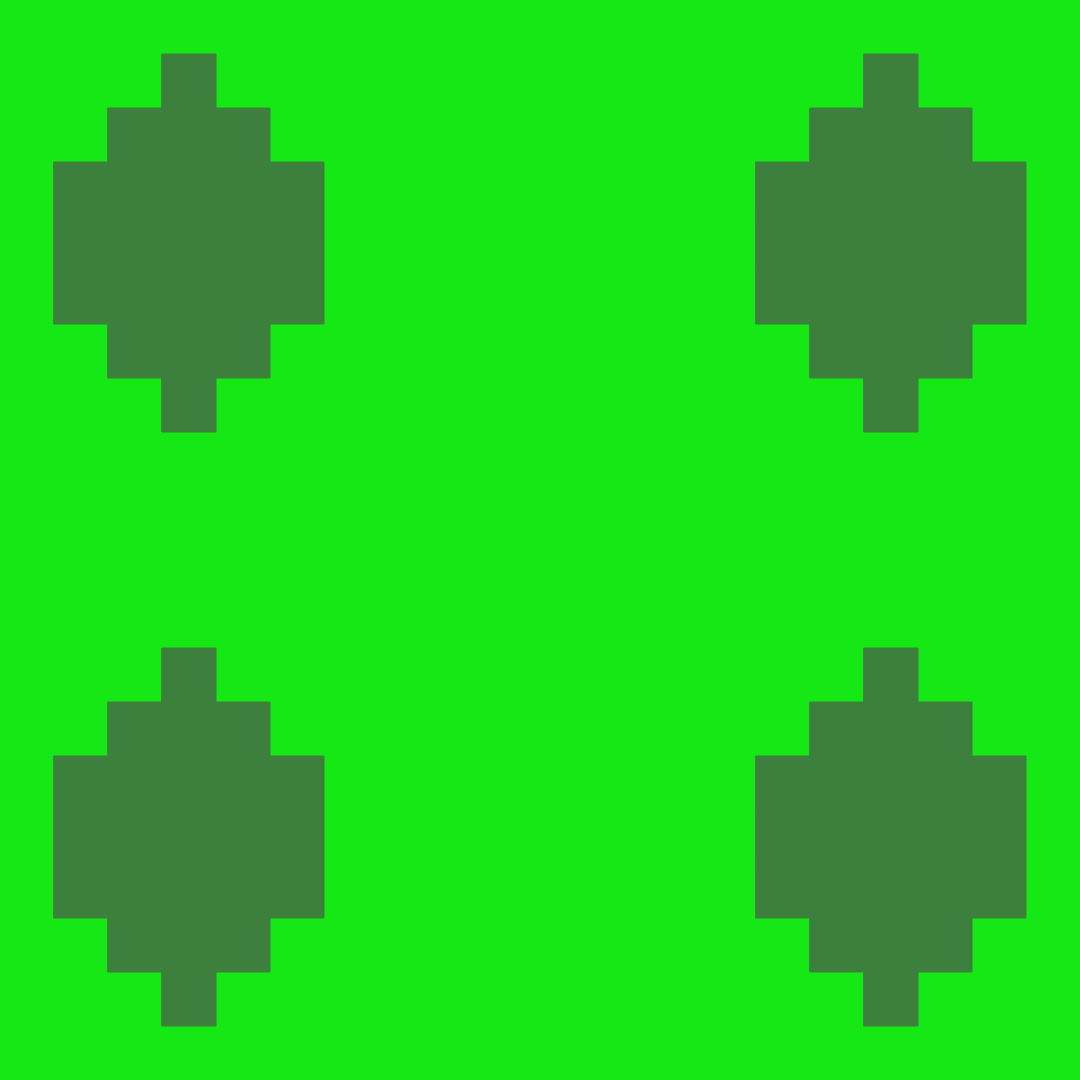
Frame 1 (no input)
Frame 60 (no input): identical to frame 1, image omitted
Frame 120 (the mouse pressed at the canvas centre since frame 60): identical to frame 1, image omitted

The p5.js sketch that drew this single still picture (run headless with seeded random() and noise() and a simulated clock; from frame 60 on, the mouse is pressed at the canvas centre):

// p5.js sketch
// ── sketch.js
/*let map1=[
  [0,1,0,0,0,0],
  [0,0,0,0,0,0],
  [0,0,0,0,0,0],
  [0,0,0,0,0,0],
  [0,0,0,0,0,0],
  [0,0,0,0,0,0],
];

let cell = map1[0][1];
if(cell==0){
  //ingen kollisjon
}else {
  kollisjon()
}

function kollisjon(){

}


class ET(){
  constructor{
    this.xPos = 0;
    this.yPos = 0;
  }
}

*/




function make2DArray(cols, rows){

  let arr =[

  [0,0,0,0,0,0,0,0,0,0,0,0,0,0,0,0,0,0,0,0],
  [0,0,0,1,0,0,0,0,0,0,0,0,0,0,0,0,1,0,0,0],
  [0,0,1,1,1,0,0,0,0,0,0,0,0,0,0,1,1,1,0,0],
  [0,1,1,1,1,1,0,0,0,0,0,0,0,0,1,1,1,1,1,0],
  [0,1,1,1,1,1,0,0,0,0,0,0,0,0,1,1,1,1,1,0],
  [0,1,1,1,1,1,0,0,0,0,0,0,0,0,1,1,1,1,1,0],
  [0,0,1,1,1,0,0,0,0,0,0,0,0,0,0,1,1,1,0,0],
  [0,0,0,1,0,0,0,0,0,0,0,0,0,0,0,0,1,0,0,0],
  [0,0,0,0,0,0,0,0,0,0,0,0,0,0,0,0,0,0,0,0],
  [0,0,0,0,0,0,0,0,0,0,0,0,0,0,0,0,0,0,0,0],
  [0,0,0,0,0,0,0,0,0,0,0,0,0,0,0,0,0,0,0,0],
  [0,0,0,0,0,0,0,0,0,0,0,0,0,0,0,0,0,0,0,0],
  [0,0,0,1,0,0,0,0,0,0,0,0,0,0,0,0,1,0,0,0],
  [0,0,1,1,1,0,0,0,0,0,0,0,0,0,0,1,1,1,0,0],
  [0,1,1,1,1,1,0,0,0,0,0,0,0,0,1,1,1,1,1,0],
  [0,1,1,1,1,1,0,0,0,0,0,0,0,0,1,1,1,1,1,0],
  [0,1,1,1,1,1,0,0,0,0,0,0,0,0,1,1,1,1,1,0],
  [0,0,1,1,1,0,0,0,0,0,0,0,0,0,0,1,1,1,0,0],
  [0,0,0,1,0,0,0,0,0,0,0,0,0,0,0,0,1,0,0,0],
  [0,0,0,0,0,0,0,0,0,0,0,0,0,0,0,0,0,0,0,0]];
  return arr;
}


let grid;
let cols;
let rows;
let resolution = 54;


function new_map(){
  
}

function cave(){

}

function setup() {
  createCanvas(1080,1080);
  cols = width / resolution;
  rows = height / resolution;

   grid = make2DArray(cols, rows)
}
function draw() {
  background(21, 232, 21);
    for(let i =0; i<grid.length; i++) {
      for(let j =0; j<grid[i].length; j++) {
        let x = i * resolution;
        let y = j * resolution;
        if (grid[j][i]==1){
          fill(61, 128, 61);
          stroke(61, 128, 61);
          rect (x, y, resolution, resolution);
        }
      }
    }
}

// ── Canvas.html
<!DOCTYPE html>
<html lang="nb" dir="ltr">
  <head>
    <meta charset="utf-8">
    <title>E.T. : The worst game ever, now cloned</title>
  </head>
  <body onload="startGame()">
  <script>

    var audio = new Audio('audio_file.mp3');
    var myGamePiece;
    myObstacle = new component(10, 200, "green", 300, 120);

function startGame() {
    myGameArea.start();
    myGamePiece = new component(30, 30, "red", 10, 120);
}

var myGameArea = {
    canvas : document.createElement("canvas"),
    start : function() {
        this.canvas.width = 1000;
        this.canvas.height = 1000;
        this.context = this.canvas.getContext("2d");
        document.body.insertBefore(this.canvas, document.body.childNodes[0]);
        this.interval = setInterval(updateGameArea, 20);
        window.addEventListener('keydown', function (e) {
            myGameArea.keys = (myGameArea.keys || []);
            myGameArea.keys[e.keyCode] = (e.type == "keydown");
        })
        window.addEventListener('keyup', function (e) {
            myGameArea.keys[e.keyCode] = (e.type == "keydown");
        })
    },
    clear : function(){
        this.context.clearRect(0, 0, this.canvas.width, this.canvas.height);
    }
}

function component(width, height, color, x, y) {
    this.gamearea = myGameArea;
    this.width = width;
    this.height = height;
    this.speedX = 0;
    this.speedY = 0;
    this.x = x;
    this.y = y;
    this.update = function() {
        ctx = myGameArea.context;
        ctx.fillStyle = color;
        ctx.fillRect(this.x, this.y, this.width, this.height);
    }
    this.newPos = function() {
        this.x += this.speedX;
        this.y += this.speedY;
    }
}

function updateGameArea() {
    myGameArea.clear();
    myGamePiece.speedX = 0;
    myGamePiece.speedY = 0;
    myObstacle.update();
    if (myGameArea.keys && myGameArea.keys[37]) {myGamePiece.speedX = -5; }
    if (myGameArea.keys && myGameArea.keys[39]) {myGamePiece.speedX = 5; }
    if (myGameArea.keys && myGameArea.keys[38]) {myGamePiece.speedY = -5; }
    if (myGameArea.keys && myGameArea.keys[40]) {myGamePiece.speedY = 5; }
    myGamePiece.newPos();
    myGamePiece.update();
}

  function walkingSounds() {
    if (myGameArea.keys) {

    }
  }

  </script>

  <p>We have created a game area! (or at least an empty canvas)</p>

  </body>
</html>
